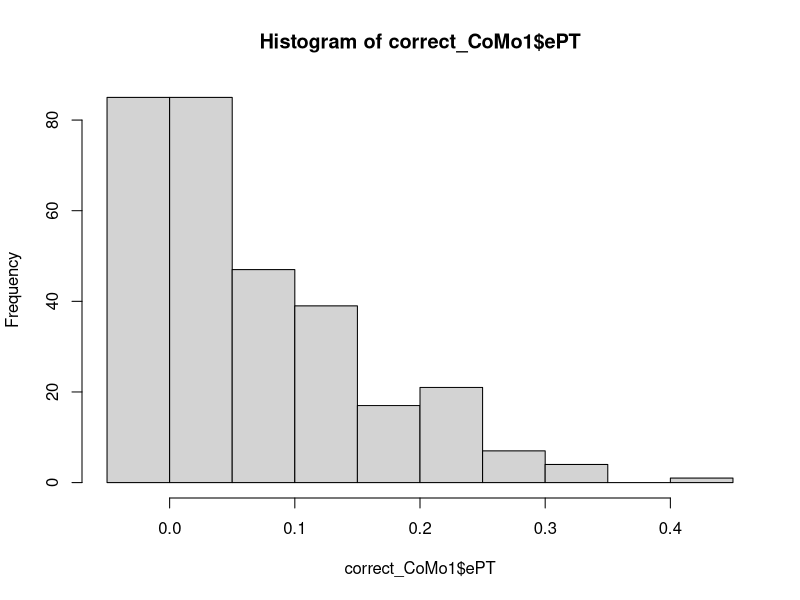
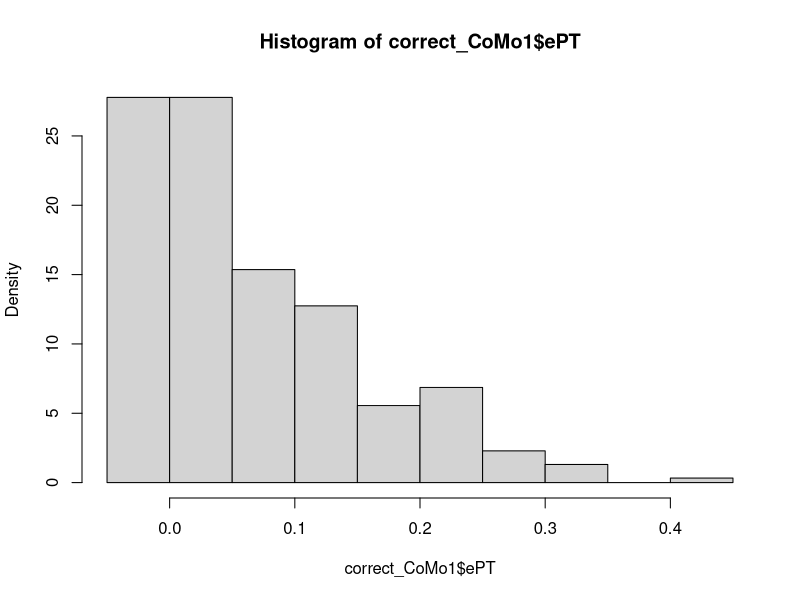
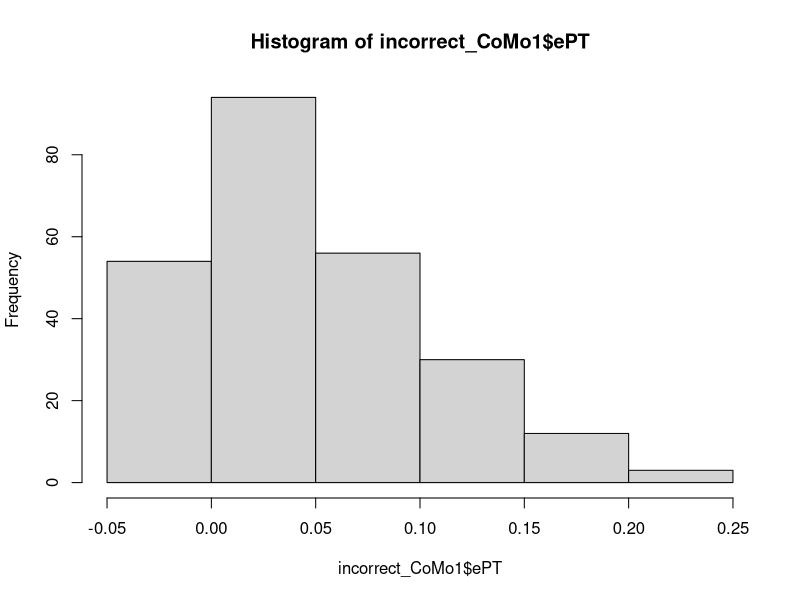
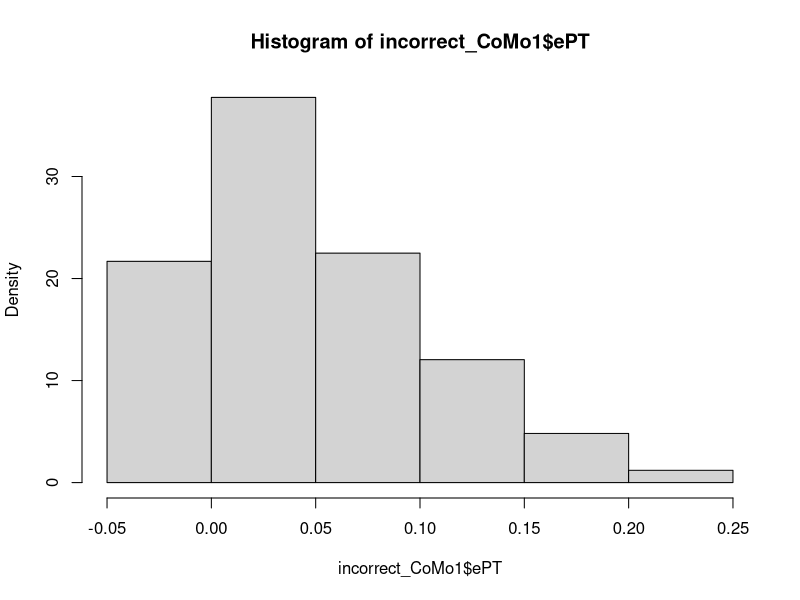
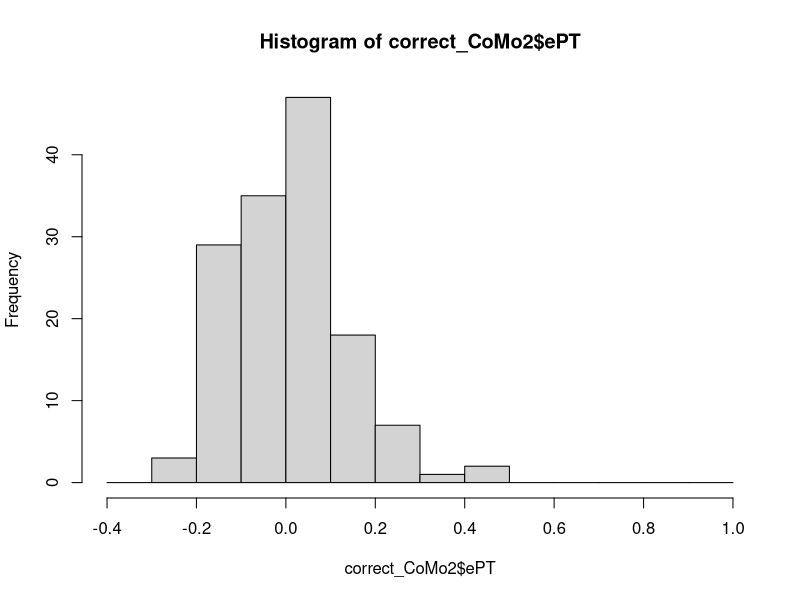
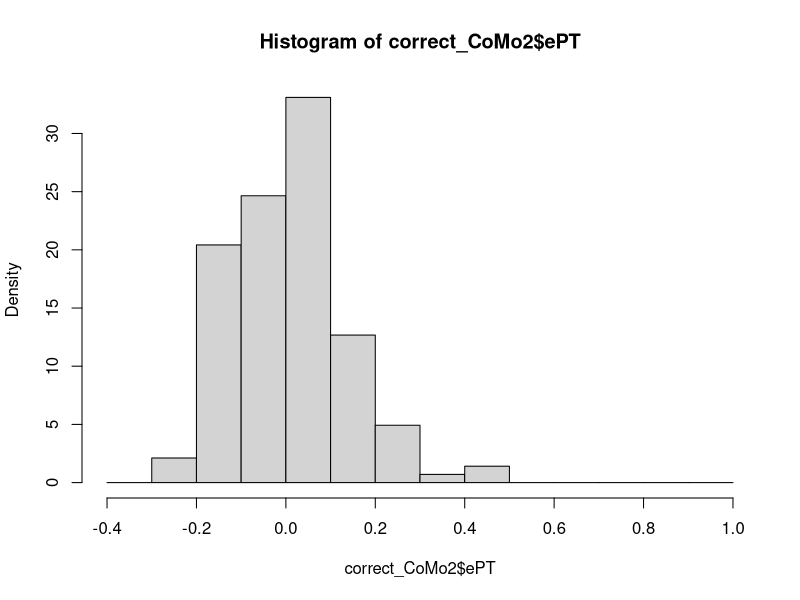
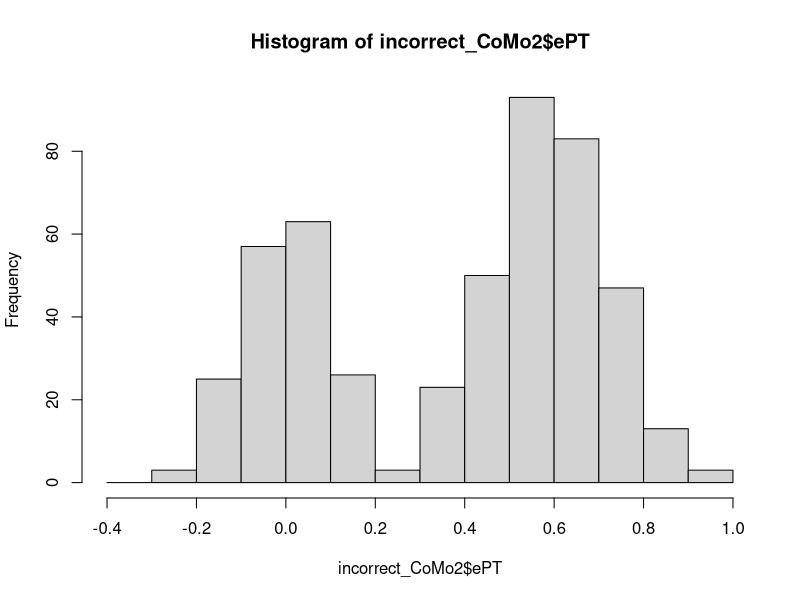
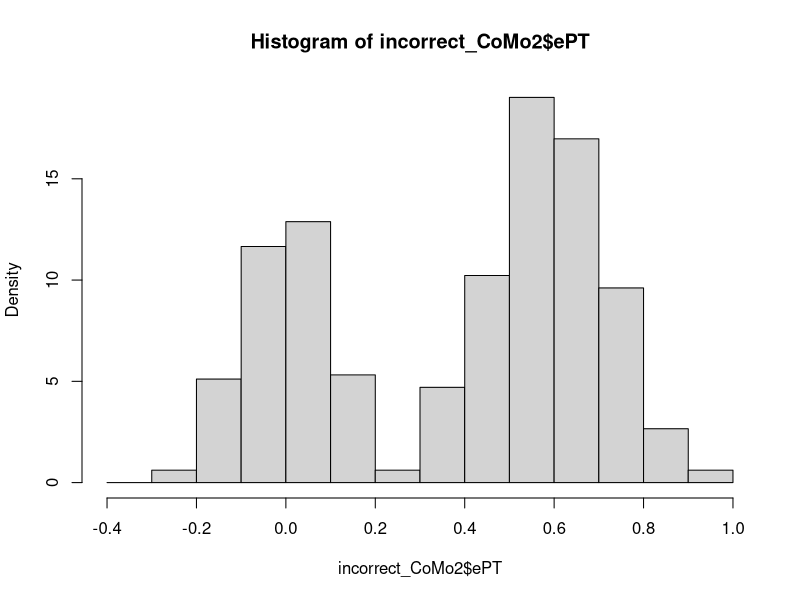

These figures' R source, in order:
## ---- chunk 1
# working directory
knitr::opts_knit$set(root.dir = '~/Projects/CompelledMovements/data')
## ---- chunk 2
# step one - prepare functions

# get nd time as minimum reaction time
get_nd_time <- function(data){
  # remove negative values
  rea_times <- data#[-which(data<0)]
  
  return(as.numeric(quantile(rea_times, 0.25)))
}

# define correct and incorrect answers 
label_resp <- function(direction, response){
  label_vec <- vector()
  cnt <- 1
  for (resp in response){
    label <- NA
    if (resp == 'v'){
      if  (direction[cnt] == '-'){
      label <- 1
      }
      else{
        label <- 0
        }
      }
    if (resp == 'n'){
      if (direction[cnt] == '+'){
        label <- 1
      }
      else{
      label <- 0
      }
    } 
    label_vec[cnt] <- label 
    cnt <- cnt+1
  } 
  return(label_vec)
}

# prepare a dataset with % correct for bins of gap times
binned_data <- function(data_time, data_resp, start, stop, step){
  steps_dis = seq(start,stop,step)
  start_dis = start - step
  outmat = matrix(nrow=length(steps_dis), ncol = 2)

  for (step in steps_dis){
    idx_time <- which(data_time>=start_dis & data_time<=step)
    samples <- length(idx_time)
    percentage <- sum(data_resp[idx_time],na.rm=TRUE)/samples
    outmat[which(steps_dis == step),1] <- step
    outmat[which(steps_dis == step),2] <- percentage
    start_dis = step
    }
  return(outmat)
}
## ---- chunk 3

CoMo1_data   <- read.table("CoMo1ck1.txt",header = TRUE)
CoMo1_design <- read.table("CoMo1desck1.txt",header = TRUE)

id_rm        <- which(CoMo1_data$response != 'n' & CoMo1_data$response != 'v')

CoMo1_data   <- CoMo1_data[-id_rm,]
CoMo1_design <- CoMo1_design[-id_rm,]

CoMo1_data$correct <- label_resp(CoMo1_design$direction,CoMo1_data$response)
NP           <- get_nd_time(CoMo1_data$t_response)

# t_response is relative to the onset of the ball motion  
CoMo1_data$ePT     <- CoMo1_data$t_response - NP

# check distribution of ePT
summary(CoMo1_data$t_response)

#ana 1 - correct answers as a function of gap time (not possible here, using goal distance)
CoMo1_dis <- binned_data(CoMo1_design$distance,CoMo1_data$correct,1,8,1)


#ana 2 - reaction times as a function of distance
#build a model, linear regression
#Null model - explained by mean
aov_CoMo1_rea_times <- aov(CoMo1_data$t_response ~ CoMo1_design$distance) 
summary(aov_CoMo1_rea_times)

#ana 3 - Frequencies of ePTs in correct/incorrect answers
correct_CoMo1   <- CoMo1_data[which(CoMo1_data$correct==1),]
incorrect_CoMo1 <- CoMo1_data[which(CoMo1_data$correct==0),]

corr_his   <- hist(correct_CoMo1$ePT)
corr_his$density = corr_his$counts/sum(corr_his$counts)*100
plot(corr_his,freq=FALSE)

incorr_his <- hist(incorrect_CoMo1$ePT)
incorr_his$density = incorr_his$counts/sum(incorr_his$counts)*100
plot(incorr_his,freq=FALSE)

#ana 4 - % correct answers as a function of ePT
CoMo1_bin <- binned_data(CoMo1_data$ePT,CoMo1_data$correct,-0.1,0.4,0.05)

#ana 5 - left out so far


## ---- chunk 4

CoMo2_data   <- read.table("CoMo2ck0.txt",header = TRUE)
CoMo2_design <- read.table("CoMo2desck0.txt",header = TRUE)

id_rm        <- which(CoMo2_data$response != 'n' & CoMo2_data$response != 'v')

CoMo2_data   <- CoMo2_data[-id_rm,]
CoMo2_design <- CoMo2_design[-id_rm,]

CoMo2_data$correct <- label_resp(CoMo2_data$rev_sign,CoMo2_data$response)
NP          <- get_nd_time(CoMo2_data$t_response)

CoMo2_data$t_change<- CoMo2_data$t_change*CoMo2_design$change 

# t_response is relative to the onset of the ball motion  
CoMo2_data$ePT     <- (CoMo2_data$t_response+CoMo2_data$t_ball) - CoMo2_data$t_change - NP

# check distribution of ePT
summary(CoMo2_data$t_change)

#ana 1 - correct answers as a function of gap time (not possible here, using goal distance)
CoMo2_dis <- binned_data(CoMo2_data$t_change,CoMo2_data$correct,0,1.5,0.1)


#ana 2 - reaction times as a function of distance
#build a model, linear regression
#Null model - explained by mean
aov_CoMo2_rea_times <- aov(CoMo2_data$t_response ~ CoMo2_design$change_loc) 
summary(aov_CoMo2_rea_times)

#ana 3 - Frequencies of ePTs in correct/incorrect answers
correct_CoMo2   <- CoMo2_data[which(CoMo2_data$correct==1),]
incorrect_CoMo2 <- CoMo2_data[which(CoMo2_data$correct==0),]
incorrect_CoMo2 <- incorrect_CoMo2[which(incorrect_CoMo2$ePT<1),]

corr_his2   <- hist(correct_CoMo2$ePT,breaks = seq(-0.4,1,0.1))
corr_his2$density = corr_his2$counts/sum(corr_his2$counts)*100
plot(corr_his2,freq=FALSE)

incorr_his2 <- hist(incorrect_CoMo2$ePT, breaks = seq(-0.4,1,0.1))
incorr_his2$density = incorr_his2$counts/sum(incorr_his2$counts)*100
plot(incorr_his2,freq=FALSE)

#ana 4 - % correct answers as a function of ePT
CoMo2_bin <- binned_data(CoMo2_data$ePT,CoMo2_data$correct,-0.3,0.6,0.1)

#ana 5 - left out so far


## ---- chunk 5

CoMo3_data   <- read.table("CoMo3ck1.txt",header = TRUE)
CoMo3_design <- read.table("CoMo3desck1.txt",header = TRUE)

id_rm        <- which(CoMo3_data$response != 'n' & CoMo3_data$response != 'v')

CoMo3_data$correct <- label_resp(CoMo3_design$direction,CoMo3_data$response)
NP          <- get_nd_time(CoMo3_data$t_response)

# t_response is relative to the onset of the ball motion  
CoMo3_data$ePT     <- CoMo3_data$t_response - (CoMo3_data$t_change-CoMo3_data$t_ball) - NP

# check distribution of ePT
summary(CoMo3_data$t_change)

#ana 1 - correct answers as a function of gap time (not possible here, using goal distance)
CoMo3_dis <- binned_data(CoMo3_data$t_change,CoMo3_data$correct,0.3,1.0,0.1)


#ana 2 - reaction times as a function of distance
#build a model, linear regression
#Null model - explained by mean
aov_CoMo3_rea_times <- aov(CoMo3_data$t_response ~ CoMo3_design$change_loc) 
summary(aov_CoMo3_rea_times)

#ana 3 - Frequencies of ePTs in correct/incorrect answers
correct_CoMo3   <- CoMo3_data[which(CoMo3_data$correct==1),]
incorrect_CoMo3 <- CoMo3_data[which(CoMo3_data$correct==0),]

corr_his3   <- hist(correct_CoMo3$ePT)
corr_his3$density = corr_his3$counts/sum(corr_his3$counts)*100
plot(corr_his3,freq=FALSE)

incorr_his3 <- hist(incorrect_CoMo3$ePT)
incorr_his3$density = incorr_his3$counts/sum(incorr_his3$counts)*100
plot(incorr_his3,freq=FALSE)

#ana 4 - % correct answers as a function of ePT
CoMo3_bin <- binned_data(CoMo3_data$ePT,CoMo3_data$correct,-0.3,0.3,0.1)

#ana 5 - left out so far


## ---- chunk 6
file1  <- read.table("CoMo4ck1.txt",header = TRUE) 
file2  <- read.table("CoMo4ck2.txt",header = TRUE)
file3  <- read.table("CoMo4desck1.txt",header = TRUE)
file4  <- read.table("CoMo4desck1.txt",header = TRUE)
CoMo4_data   <- rbind(file1,file2)
CoMo4_design <- rbind(file3,file4)

id_rm        <- which(CoMo4_data$response != 'n' & CoMo4_data$response != 'v')
id_pos       <- which(CoMo4_data$correct == 0)
id_neg       <- which(CoMo4_data$correct == 1)

CoMo4_data$correct[id_pos] <- c(1)
CoMo4_data$correct[id_neg] <- c(0)

CoMo4_data   <- CoMo4_data[-id_rm,]
CoMo4_design <- CoMo4_design[-id_rm,]


# NP          <- get_nd_time(CoMo4_data$t_response)

# t_response is relative to the onset of the ball motion  
CoMo4_data$PT     <- CoMo4_data$t_response - CoMo4_data$t_change
CoMo4_data$gap    <- CoMo4_data$t_change - CoMo4_data$t_ball

# check distribution of ePT
summary(CoMo4_data$t_change)
summary(CoMo4_data$PT)

#ana 1 - correct answers as a function of gap time 
CoMo4_dis <- binned_data(CoMo4_data$gap,CoMo4_data$correct,0,0.2,0.01)


#ana 2 - reaction times as a function of distance
#build a model, linear regression
#Null model - explained by mean
aov_CoMo4_rea_times <- aov(CoMo4_data$t_response ~ CoMo4_design$change_loc) 
summary(aov_CoMo4_rea_times)

#ana 3 - Frequencies of ePTs in correct/incorrect answers
correct_CoMo4   <- CoMo4_data[which(CoMo4_data$correct==1),]
incorrect_CoMo4 <- CoMo4_data[which(CoMo4_data$correct==0),]

corr_his3   <- hist(correct_CoMo4$PT)

incorr_his3 <- hist(incorrect_CoMo4$PT)


#ana 4 - % correct answers as a function of ePT
CoMo4_bin <- binned_data(CoMo4_data$PT,CoMo4_data$correct,-0.2,0.5,0.05)

#ana 5 - left out so far


